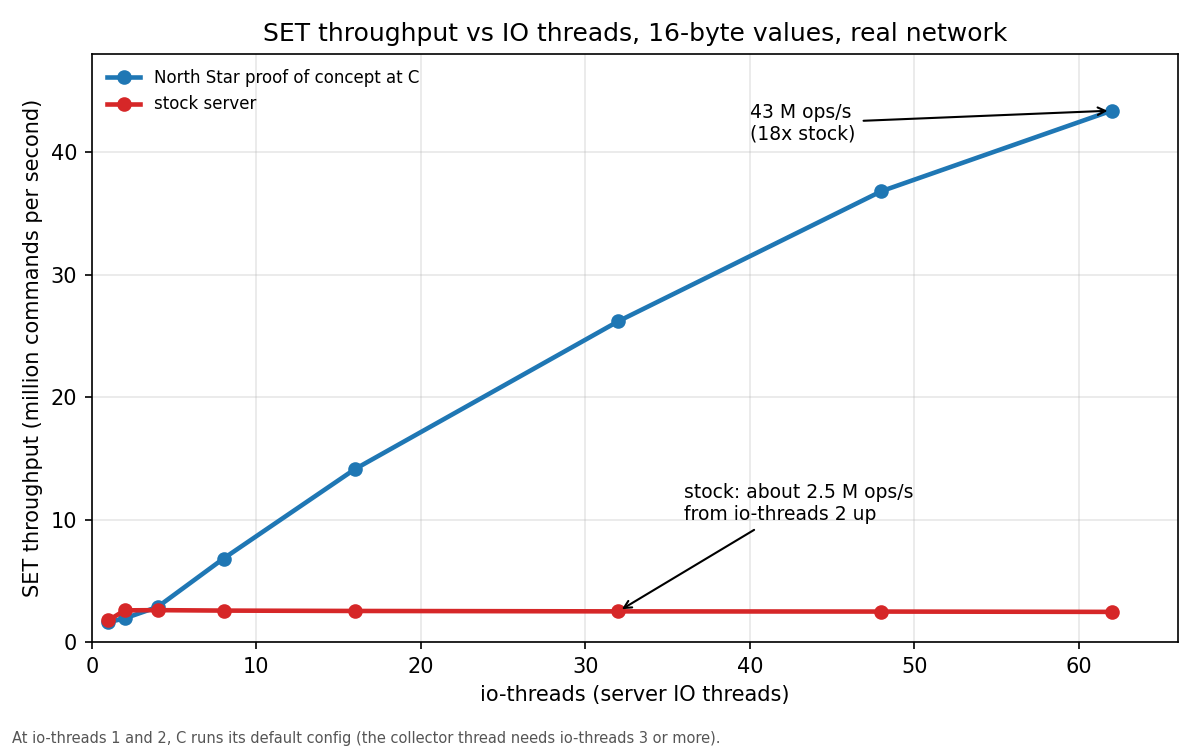

Recreate this plot in Python.
# Figure 2 for the North Star design doc: SET throughput vs io-threads.
# Data: results/p22.md, "Step 2: SET sweep (P22SET)", 2026-11-09/10 (design doc section 6.3).
# The two EC2 hosts of section 6.1, Linux 6.18, SET 16 B keys and values, 3 M keys preloaded and
# overwritten, pipeline 64, 2,400 connections, client cachecannon 82a79d0 (2 processes x 88 threads),
# mean of 2 tasks x 5 reps per point; io-threads 48 and 62 are the mean of 3 tasks.
# Builds: C = ceaa1101d (io-threads-epoll-thread yes from io-threads 4, the first sweep point >= 3;
# default config at io-threads 1 and 2, where the epoll thread is not available), stock = 2a23bcda0.
# Same style as fig1_scaling.py; C and stock only.
import matplotlib

matplotlib.use("Agg")
import matplotlib.pyplot as plt

io = [1, 2, 4, 8, 16, 32, 48, 62]
c = [1.625, 1.939, 2.874, 6.817, 14.127, 26.183, 36.802, 43.378]
stock = [1.778, 2.589, 2.607, 2.570, 2.540, 2.507, 2.491, 2.465]

fig, ax = plt.subplots(figsize=(8, 5), dpi=150)
ax.plot(io, c, "o-", color="#1f77b4", lw=2.2, label="North Star proof of concept at C")
ax.plot(io, stock, "o-", color="#d62728", lw=2.2, label="stock server")

ax.annotate("43 M ops/s\n(18x stock)", xy=(62, 43.378), xytext=(40, 41),
            arrowprops=dict(arrowstyle="->", lw=1), fontsize=9)
ax.annotate("stock: about 2.5 M ops/s\nfrom io-threads 2 up", xy=(32, 2.507), xytext=(36, 10),
            arrowprops=dict(arrowstyle="->", lw=1), fontsize=9)
ax.set_xlabel("io-threads (server IO threads)")
ax.set_ylabel("SET throughput (million commands per second)")
ax.set_title("SET throughput vs IO threads, 16-byte values, real network")
ax.set_xlim(0, 66)
ax.set_ylim(0, 48)
ax.grid(True, alpha=0.3)
ax.legend(loc="upper left", fontsize=8, frameon=False)
fig.text(0.01, 0.01, "At io-threads 1 and 2, C runs its default config (the collector thread needs io-threads 3 or more).",
         fontsize=7, color="#555555")
fig.tight_layout(rect=(0, 0.03, 1, 1))
fig.savefig(__file__.replace("fig2_set_scaling.py", "fig2_set_scaling.png"))
